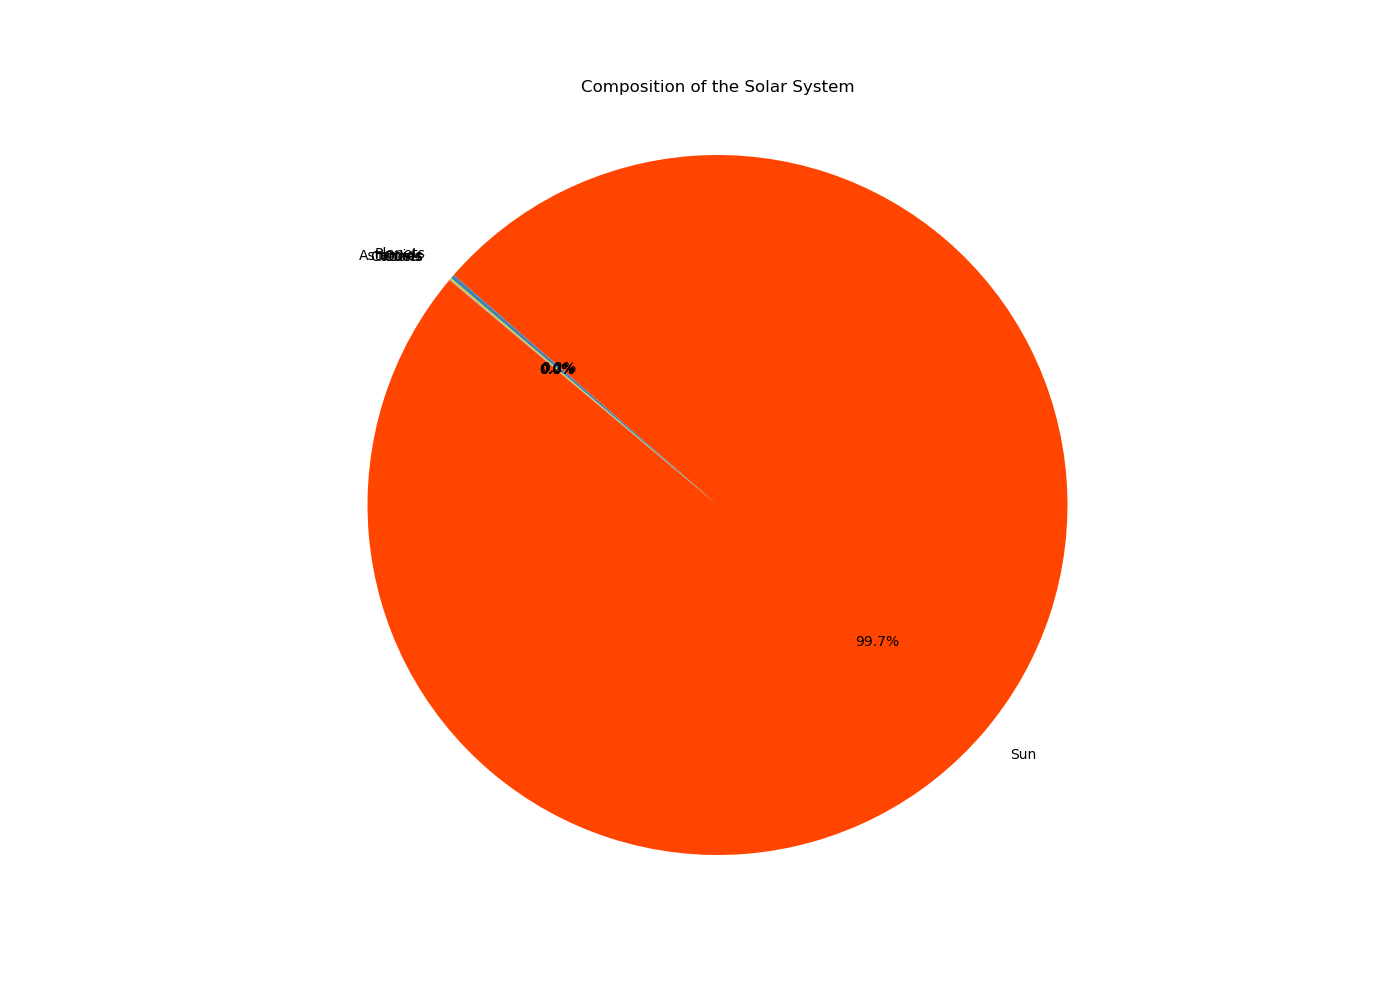

This chart was generated by the following Python code:

import matplotlib.pyplot as plt

# Data to plot
labels = 'Sun', 'Planets', 'Asteroids', 'Comets', 'Moons', 'Other'
sizes = [99.8, 0.2, 0.05, 0.03, 0.02, 0.005]
colors = ['#ff4500','#4682b4','#ffd700','#32cd32','#ff69b4','#8a2be2']

# Change the size of the figure (width, height)
plt.figure(figsize=(14, 10))

# Plot
plt.pie(sizes, labels=labels, colors=colors, autopct='%1.1f%%', startangle=140)

plt.title('Composition of the Solar System', pad=20)
plt.axis('equal')  # Equal aspect ratio ensures that pie is drawn as a circle.
plt.show()
